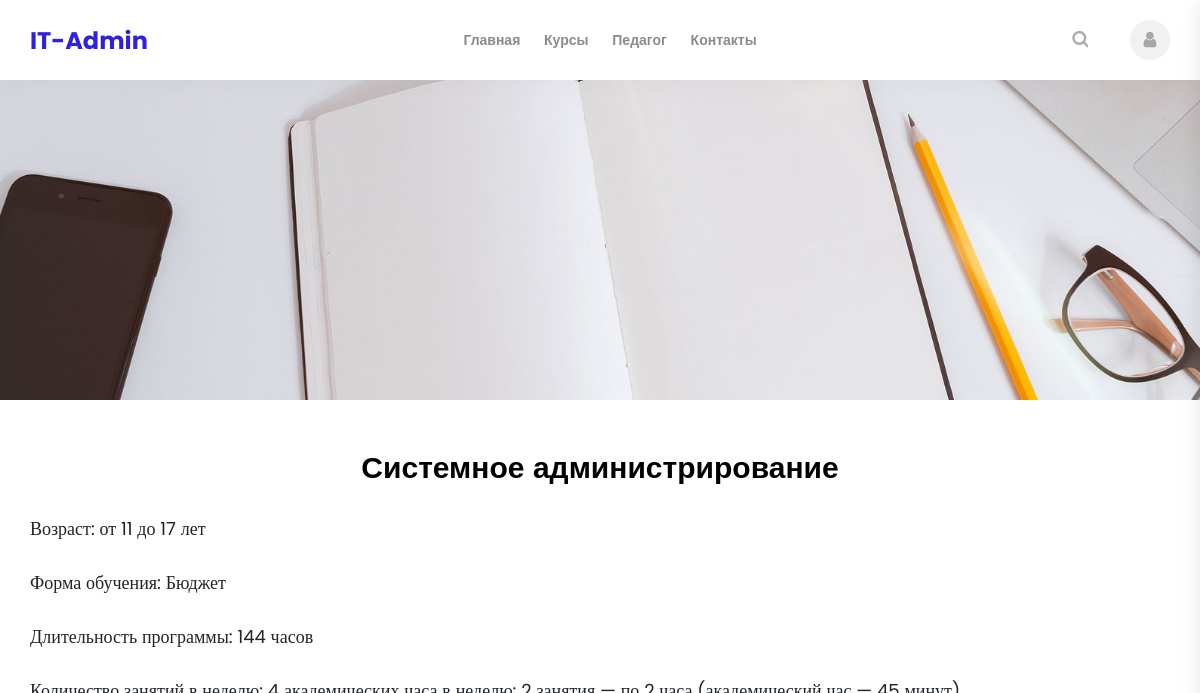
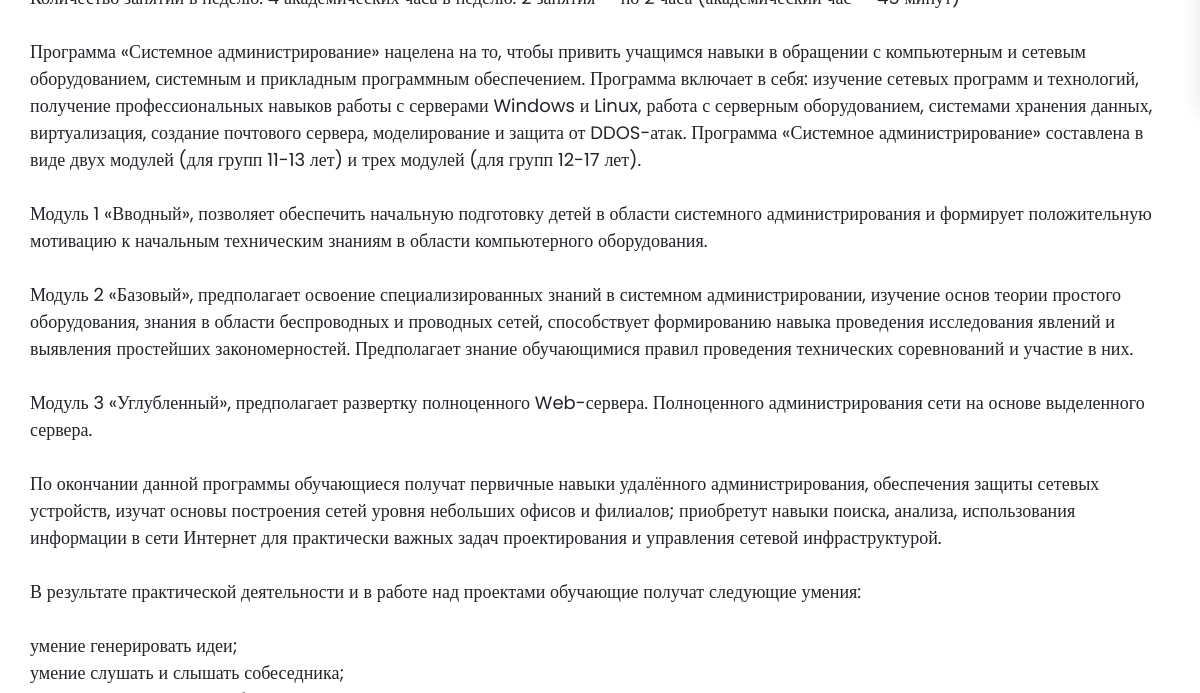
Before: /course/4 (upper part) with the older database file (2 pictures, top to bottom).
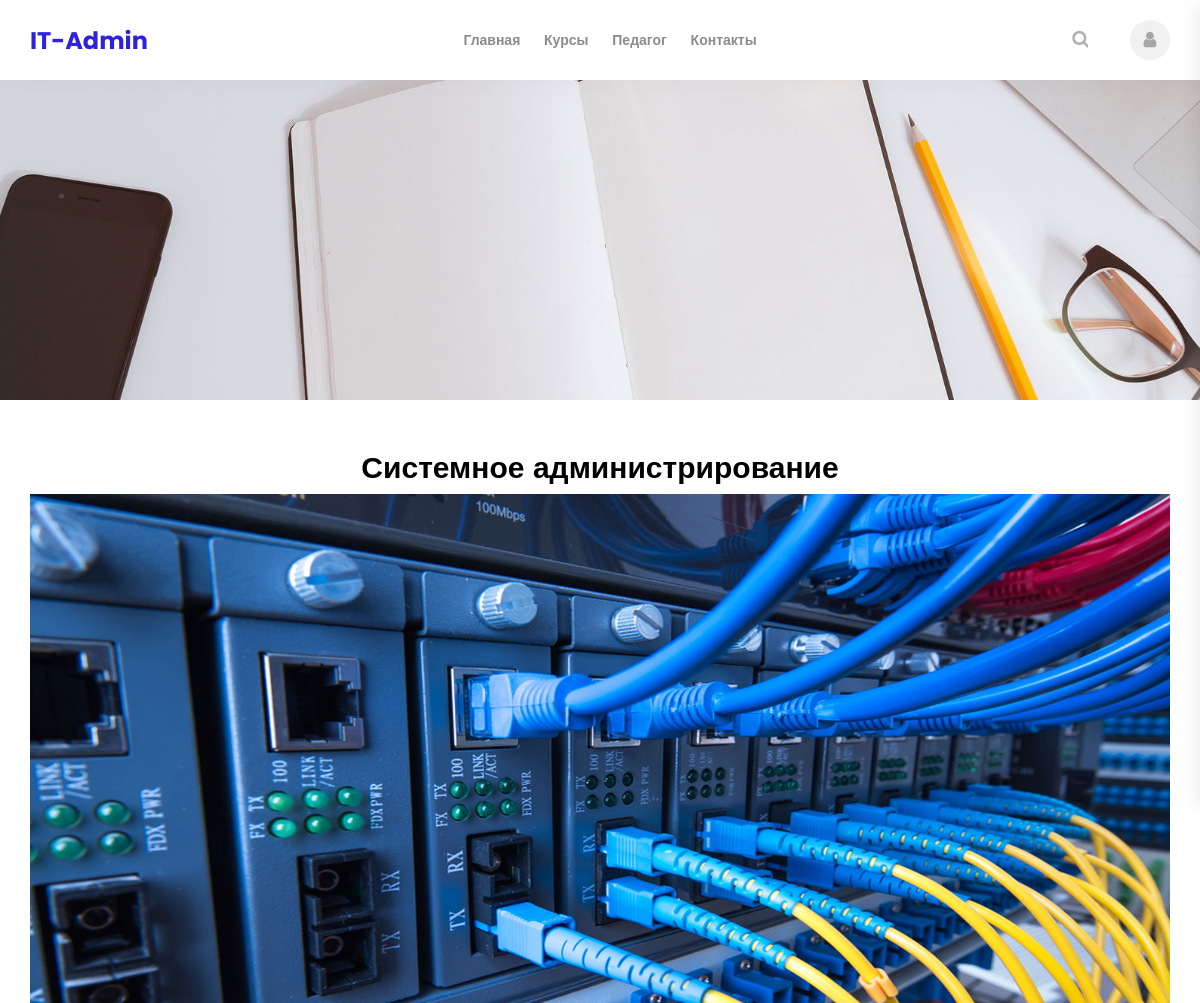
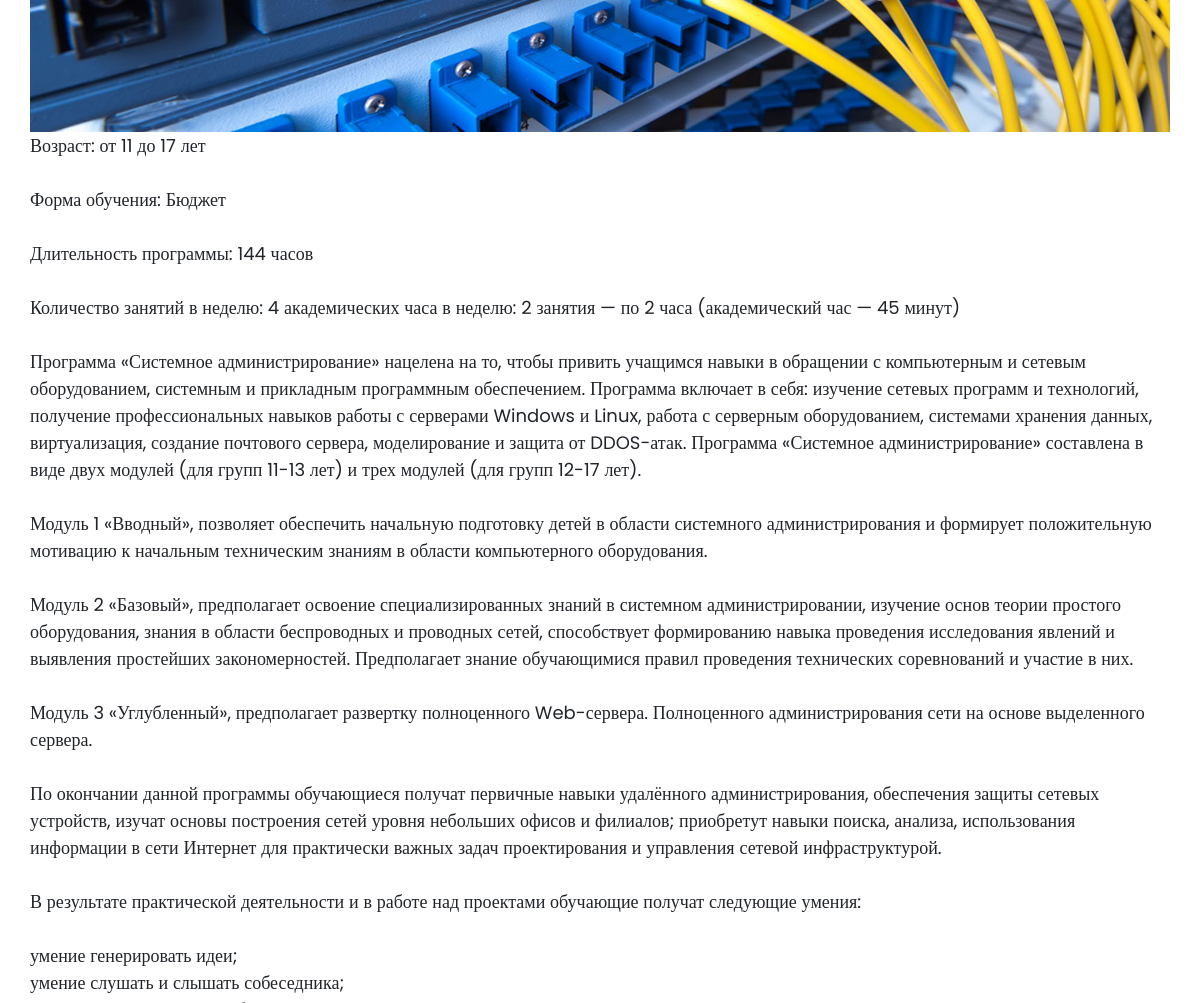
After: the same page with the newer database file (2 pictures, top to bottom).
### main/models.py (models this page shows, shortened)
class Post(models.Model):
    author_id = models.ForeignKey(User, on_delete=models.PROTECT)
    create = models.DateTimeField("Дата создания поста")
    published = models.DateTimeField("Дата публикации поста", blank=True)
    type_id = models.ForeignKey(Post_type, on_delete=models.PROTECT)
    title = models.CharField("Заголовок", max_length=255)
    content = models.TextField("Описание")
    img = models.CharField("Миниатюра поста", blank=True, max_length=255)
    price = models.IntegerField("Стоимость курса", blank=True)

### main/views.py (the view)
# urls.py: path('course/<int:pk>', views.course_detail,  name="single-courses"),
def course_detail(request,pk):
    posts = Post.objects.get(id=pk)
    return render(request, "course.html", context={'posts': posts})

### main/templates/course.html (shortened to what this page needs)
{% extends "base.html" %}
{% load static %}
{% block content %}
	<div class="instructors cont">
		<div class="container">
			<div class="row">
				<div class="col">
					<h2 class="section_title text-center">{{posts.title}}</h2>
				</div>
			</div>
			<div class="row instructors_row">
				<div class="col-lg instructor_col">
					<div class="instructor text-center">
						<div class="course_image"><img src="{% static posts.img %}" alt=""></div>
						<pre style="text-align: left;white-space: pre-line;font-size: 18px;font-family: 'Poppins', 'sans-serif';">
							{{posts.content}}</pre>
					</div>
				</div>
			</div>
		</div>
	</div>
{% endblock %}
{% block js %}
</body>
</html>
{% endblock %}

### main/templates/base.html (shortened to what this page needs)
<!DOCTYPE html>
{% load static %}
<html lang="en">
<head>
<link rel="stylesheet" type="text/css" href="{% static 'styles/bootstrap4/bootstrap.min.css' %}">
<link href="{% static 'plugins/font-awesome-4.7.0/css/font-awesome.min.css' %}" rel="stylesheet" type="text/css">
<link rel="stylesheet" type="text/css" href="{% static 'plugins/OwlCarousel2-2.2.1/owl.carousel.css' %}">
<link rel="stylesheet" type="text/css" href="{% static 'plugins/OwlCarousel2-2.2.1/owl.theme.default.css' %}">
<link rel="stylesheet" type="text/css" href="{% static 'plugins/OwlCarousel2-2.2.1/animate.css' %}">
<link rel="stylesheet" type="text/css" href="{% static 'styles/courses.css' %}">
<link rel="stylesheet" type="text/css" href="{% static 'styles/courses_responsive.css' %}">
</head>
<body>
<div class="super_container">
	<header class="header">
		<div class="header_container">
			<div class="container">
				<div class="row">
					<div class="col">
						<div class="header_content d-flex flex-row align-items-center justify-content-start">
							<div class="logo_container mr-auto">
								<a href="{% url 'index' %}">
									<div class="logo_text">IT-Admin</div>
								</a>
							</div>
							<nav class="main_nav_contaner">
								<ul class="main_nav">
									<li {% if activePage == 1 %} class="active" {% endif %}><a href="{% url 'index' %}">Главная</a></li>
									<li {% if activePage == 2 %} class="active" {% endif %} ><a href="{% url 'courses' %}">Курсы</a></li>
									<li {% if activePage == 3 %} class="active" {% endif %} ><a href="{% url 'instructors' %}">Педагог</a></li>
									<li {% if activePage == 5 %} class="active" {% endif %} ><a href="{% url 'contact' %}">Контакты</a></li>
								</ul>
							</nav>
							<div class="header_content_right ml-auto text-right">
								<div class="header_search">
									<div class="search_form_container">
										<form action="#" id="search_form" class="search_form trans_400">
											<div class="search_button">
												<i class="fa fa-search" aria-hidden="true"></i>
											</div>
										</form>
									</div>
								</div>
								<div class="user"><a href="#"><i class="fa fa-user" aria-hidden="true"></i></a></div>
							</div>
						</div>
					</div>
				</div>
			</div>
		</div>
	</header>
	<div class="home">
		<div class="home_background" style="background-image: url({% static 'images/index_background.jpg' %})">	</div>
		<div class="home_content">
			<div class="container">
				<div class="row">
					<div class="col text-center">
					</div>
				</div>
			</div>
		</div>
	</div>
{% block content %} {% endblock %}
</div>
{% block js %} {% endblock %}
</body>
</html>

### main/static/styles/courses.css (style rules this page uses)
* { margin: 0; padding: 0; -webkit-font-smoothing: antialiased; -webkit-text-shadow: rgba(0,0,0,.01) 0 0 1px; text-shadow: rgba(0,0,0,.01) 0 0 1px; }
body { font-family: 'Poppins', sans-serif; font-size: 14px; font-weight: 400; background: #FFFFFF; color: #a5a5a5; }
div { display: block; position: relative; -webkit-box-sizing: border-box; -moz-box-sizing: border-box; box-sizing: border-box; }
ul { list-style: none; margin-bottom: 0px; }
a, a:hover, a:visited, a:active, a:link { text-decoration: none; -webkit-font-smoothing: antialiased; -webkit-text-shadow: rgba(0,0,0,.01) 0 0 1px; text-shadow: rgba(0,0,0,.01) 0 0 1px; }
h2 { font-size: 30px; }
h1, h2, h3, h4, h5, h6 { font-family: 'Montserrat', sans-serif; font-weight: 700; color: #000000; -webkit-font-smoothing: antialiased; -webkit-text-shadow: rgba(0,0,0,.01) 0 0 1px; text-shadow: rgba(0,0,0,.01) 0 0 1px; }
.trans_400 { -webkit-transition: all 400ms ease; -moz-transition: all 400ms ease; -ms-transition: all 400ms ease; -o-transition: all 400ms ease; transition: all 400ms ease; }
.super_container { width: 100%; overflow: hidden; }
.header { position: fixed; top: 0; left: 0; width: 100%; z-index: 100; box-shadow: 0px 5px 20px rgba(0,0,0,0.025); -webkit-transition: all 200ms ease; -moz-transition: all 200ms ease; -ms-transition: all 200ms ease; -o-transition: all 200ms ease; transition: all 200ms ease; }
.header_container { width: 100%; background: #FFFFFF; }
.header_content { height: 80px; -webkit-transition: all 200ms ease; -moz-transition: all 200ms ease; -ms-transition: all 200ms ease; -o-transition: all 200ms ease; transition: all 200ms ease; }
.logo, .logo_text { display: inline-block; }
.logo_container { width: 120px; }
.logo_text { font-family: 'Poppins', serif; font-size: 24px; font-weight: 700; line-height: 0.75; color: #2e21df; vertical-align: middle; -webkit-transition: all 200ms ease; -moz-transition: all 200ms ease; -ms-transition: all 200ms ease; -o-transition: all 200ms ease; transition: all 200ms ease; }
.main_nav, .user { display: inline-block; }
.main_nav li { display: inline-block; position: relative; }
.main_nav li:not(:last-child) { margin-right: 20px; }
.main_nav li a { font-size: 14px; font-weight: 600; color: rgba(0,0,0,0.45); -webkit-transition: all 200ms ease; -moz-transition: all 200ms ease; -ms-transition: all 200ms ease; -o-transition: all 200ms ease; transition: all 200ms ease; }
.header_content_right { width: 100px; }
.header_search { display: inline-block; width: 18px; height: 42px; vertical-align: middle; }
.search_form_container { position: absolute; top: 50%; -webkit-transform: translateY(-50%); -moz-transform: translateY(-50%); -ms-transform: translateY(-50%); -o-transform: translateY(-50%); transform: translateY(-50%); right: 0; background: #FFFFFF; width: auto; height: 42px; overflow: hidden; }
.search_form { display: block; position: relative; left: 196px; width: 212px; height: 42px; }
.search_button { position: absolute; left: 0; top: 50%; -webkit-transform: translateY(-50%); -moz-transform: translateY(-50%); -ms-transform: translateY(-50%); -o-transform: translateY(-50%); transform: translateY(-50%); cursor: pointer; }
.user { display: inline-block; width: 40px; height: 40px; text-align: center; margin-left: 38px; cursor: pointer; background: #f1f1f1; border-radius: 50%; vertical-align: middle; }
.search_button i, .user i { font-size: 18px; color: rgba(0,0,0,0.3); -webkit-transition: all 200ms ease; -moz-transition: all 200ms ease; -ms-transition: all 200ms ease; -o-transition: all 200ms ease; transition: all 200ms ease; }
.user i { line-height: 40px; }
.home_background { position: absolute; top: 0; left: 0; width: 100%; height: 100%; background-repeat: no-repeat; background-size: cover; background-position: center center; }
.home { width: 100%; height:400px; background: #f1f1f1; }
.cont { padding: 50px 0; }
.course_image { width: 100%; }
.course_image img { max-width: 100%; }

Changed rows visible on the page:
changed Post "Системное администрирование": img: picture added
